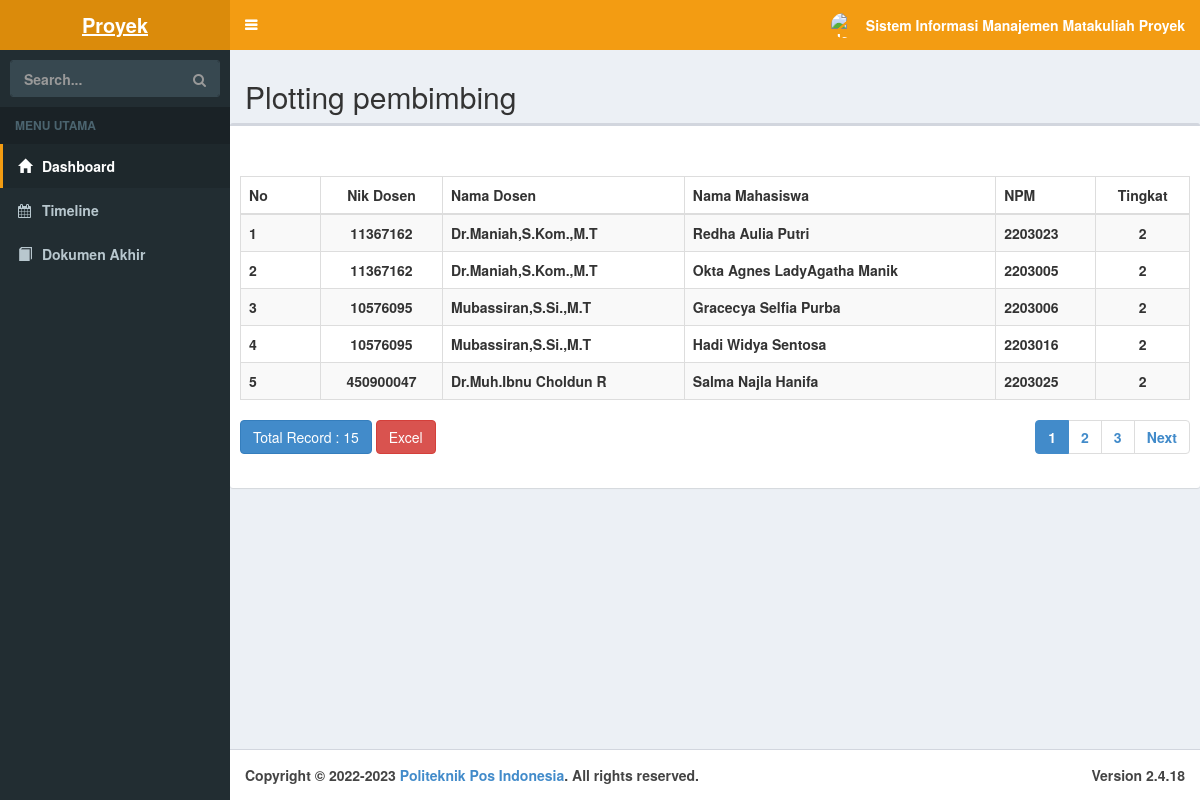
The page /index.php/plotting_pembimbing on the database its author committed.
### tables this page shows
CREATE TABLE `plotting_pembimbing` (
  `id_plotting_pembimbing` int(11) NOT NULL,
  `id_dosen` int(11) NOT NULL,
  `nama_dosen` varchar(50) NOT NULL,
  `nama_mahasiswa` varchar(50) NOT NULL,
  `id_mahasiswa` int(11) NOT NULL,
  `tingkat` enum('1','2','3','') NOT NULL DEFAULT '2'
);

CREATE TABLE `dosen` (
  `id_dosen` int(11) NOT NULL,
  `nik_dosen` int(11) NOT NULL,
  `nama_dosen` varchar(50) NOT NULL
);

CREATE TABLE `mahasiswa` (
  `id_mahasiswa` int(11) NOT NULL,
  `npm` int(11) NOT NULL,
  `nama_mahasiswa` varchar(50) NOT NULL,
  `tingkat` enum('1','2','3','') NOT NULL DEFAULT '2',
  `Jenis_Kelamin` enum('P','L') NOT NULL DEFAULT 'P'
);

### application/controllers/Plotting_pembimbing.php (called while the page is built, shortened)
<?php
class Plotting_pembimbing extends CI_Controller
{
    function __construct()
    {
        $this->load->model(array('MPlotting_pembimbing', 'MMahasiswa', 'MDosen'));
        $this->load->library('form_validation');
    }
    public function index()
    {
        $q = urldecode($this->input->get('q', TRUE));
        $start = intval($this->input->get('start'));
        if ($q <> '') {
            $config['base_url'] = base_url() . 'plotting_pembimbing/index?q=' . urlencode($q);
            $config['first_url'] = base_url() . 'plotting_pembimbing/index?q=' . urlencode($q);
        } else {
            $config['base_url'] = base_url() . 'plotting_pembimbing/index?q';
            $config['first_url'] = base_url() . 'plotting_pembimbing/index?q';
        }
        $config['per_page'] = 5;
        $config['page_query_string'] = TRUE;
        $config['total_rows'] = $this->MPlotting_pembimbing->total_rows($q);
        $plotting_pembimbing = $this->MPlotting_pembimbing->get_limit_data($config['per_page'], $start, $q);
        $this->load->library('pagination');
        $this->pagination->initialize($config);
        $data = array(
            'plotting_pembimbing_data' => $plotting_pembimbing,
            'q' => $q,
            'pagination' => $this->pagination->create_links(),
            'total_rows' => $config['total_rows'],
            'start' => $start,
        );
        $data['page'] = 'plotting_pembimbing/plotting_pembimbing_list';
        $this->load->view('template', $data);
    }
}

### index.php (called while the page is built, shortened)
<?php
require_once BASEPATH.'core/CodeIgniter.php';

### application/config/config.php (called while the page is built, shortened)
<?php
$config['base_url'] = '';
$config['index_page'] = 'index.php';
$config['uri_protocol']	= 'REQUEST_URI';
$config['url_suffix'] = '';
$config['language']	= 'english';
$config['charset'] = 'UTF-8';
$config['enable_hooks'] = FALSE;
$config['subclass_prefix'] = 'MY_';
$config['composer_autoload'] = FALSE;
$config['permitted_uri_chars'] = 'a-z 0-9~%.:_\-';
$config['enable_query_strings'] = FALSE;
$config['controller_trigger'] = 'c';
$config['function_trigger'] = 'm';
$config['directory_trigger'] = 'd';
$config['allow_get_array'] = TRUE;
$config['log_threshold'] = 0;
$config['log_path'] = '';
$config['log_file_extension'] = '';
$config['log_file_permissions'] = 0644;
$config['log_date_format'] = 'Y-m-d H:i:s';
$config['error_views_path'] = '';
$config['cache_path'] = '';
$config['cache_query_string'] = FALSE;
$config['encryption_key'] = '';
$config['sess_driver'] = 'files';
$config['sess_cookie_name'] = 'ci_session';
$config['sess_expiration'] = 7200;
$config['sess_save_path'] = NULL;
$config['sess_match_ip'] = FALSE;
$config['sess_time_to_update'] = 300;
$config['sess_regenerate_destroy'] = FALSE;
$config['cookie_prefix']	= '';
$config['cookie_domain']	= '';
$config['cookie_path']		= '/';
$config['cookie_secure']	= FALSE;
$config['cookie_httponly'] 	= FALSE;
$config['standardize_newlines'] = FALSE;
$config['global_xss_filtering'] = FALSE;
$config['csrf_protection'] = FALSE;
$config['csrf_token_name'] = 'csrf_test_name';
$config['csrf_cookie_name'] = 'csrf_cookie_name';
$config['csrf_expire'] = 7200;
$config['csrf_regenerate'] = TRUE;
$config['csrf_exclude_uris'] = array();
$config['compress_output'] = FALSE;
$config['time_reference'] = 'local';
$config['rewrite_short_tags'] = FALSE;
$config['proxy_ips'] = '';

### application/models/MPlotting_pembimbing.php (called while the page is built, shortened)
<?php
class MPlotting_pembimbing extends CI_Model
{
    public $table = 'plotting_pembimbing';
    public $order = 'ASC';
    function total_rows($q = NULL) {
    $this->db->like('id_plotting_pembimbing', $q);
	$this->db->or_like('id_dosen', $q);
	$this->db->or_like('nama_dosen', $q);
	$this->db->or_like('nama_mahasiswa', $q);
	$this->db->or_like('id_mahasiswa', $q);
	$this->db->or_like('tingkat', $q);
	$this->db->from($this->table);
        return $this->db->count_all_results();
    }
    function get_limit_data($limit, $start = 0, $q = NULL) {
    $this->db->select('pp.*,d.nik_dosen,m.nama_mahasiswa,m.npm');
    $this->db->from('plotting_pembimbing pp');
    $this->db->join('dosen d', 'd.id_dosen = pp.id_dosen');
    $this->db->join('mahasiswa m', 'm.id_mahasiswa = pp.id_mahasiswa');
    $this->db->order_by('pp.id_plotting_pembimbing', $this->order);
    $this->db->like('pp.id_plotting_pembimbing', $q);
	$this->db->or_like('pp.id_dosen', $q);
	$this->db->or_like('pp.nama_dosen', $q);
	$this->db->or_like('pp.nama_mahasiswa', $q);
	$this->db->or_like('pp.id_mahasiswa', $q);
	$this->db->or_like('pp.tingkat', $q);
	$this->db->limit($limit, $start);
        return $this->db->get()->result();
    }
}

### application/views/plotting_pembimbing/plotting_pembimbing_list.php (the view, shortened to what this page needs)
<!doctype html>
<html>
    <head>
        <link rel="stylesheet" href="<?php echo base_url('assets/bootstrap/css/bootstrap.min.css') ?>"/>
    </head>
    <body>
        <h2 style="margin-top:0px">Plotting pembimbing</h2>
        <div class="row" style="margin-bottom: 10px">
    <div class="box">
<div class="box-header">
</div>
<div class="box-body">
<table id="example1" class="table table-bordered table-striped">
<thead>
<tr>
                <th>No</th>
        		<th><center>Nik Dosen</center></th>
        		<th>Nama Dosen</th>
        		<th>Nama Mahasiswa</th>
        		<th>NPM</th>
        		<th><center>Tingkat</center></th>
            </tr></thead>
            <?php
            foreach ($plotting_pembimbing_data as $plotting_pembimbing)
            {
                ?>
                <tr>
			<td width="80px"><?php echo ++$start ?></td>
            <td><center><?php echo $plotting_pembimbing->nik_dosen ?></center></td>
            <td><?php echo $plotting_pembimbing->nama_dosen ?></td>
            <td><?php echo $plotting_pembimbing->nama_mahasiswa ?></td>
            <td><?php echo $plotting_pembimbing->npm ?></td>
			<td><center><?php echo $plotting_pembimbing->tingkat ?></center></td>
		</tr>
                <?php
            }
            ?>
        </table>
        <br>
        <div class="row">
            <div class="col-md-6">
                <a href="#" class="btn btn-primary">Total Record : <?php echo $total_rows ?></a>
		<?php echo anchor(site_url('plotting_pembimbing/excel'), 'Excel', 'class="btn btn-danger"'); ?>
	    </div>
            <div class="col-md-6 text-right">
                <?php echo $pagination ?>
            </div>
        </div>
    </body>
</html>

### application/views/plotting_pembimbing/plotting_pembimbing_list.php (style rules this page uses)
body { padding: px; }

### rows shown on the page
plotting_pembimbing: id_dosen.nik_dosen "11367162", nama_dosen "Dr.Maniah,S.Kom.,M.T", id_mahasiswa.nama_mahasiswa "Redha Aulia Putri", id_mahasiswa.npm "2203023", tingkat "2"
plotting_pembimbing: id_dosen.nik_dosen "11367162", nama_dosen "Dr.Maniah,S.Kom.,M.T", id_mahasiswa.nama_mahasiswa "Okta Agnes LadyAgatha Manik", id_mahasiswa.npm "2203005", tingkat "2"
plotting_pembimbing: id_dosen.nik_dosen "10576095", nama_dosen "Mubassiran,S.Si.,M.T", id_mahasiswa.nama_mahasiswa "Gracecya Selfia Purba", id_mahasiswa.npm "2203006", tingkat "2"
plotting_pembimbing: id_dosen.nik_dosen "10576095", nama_dosen "Mubassiran,S.Si.,M.T", id_mahasiswa.nama_mahasiswa "Hadi Widya Sentosa", id_mahasiswa.npm "2203016", tingkat "2"
plotting_pembimbing: id_dosen.nik_dosen "450900047", nama_dosen "Dr.Muh.Ibnu Choldun R", id_mahasiswa.nama_mahasiswa "Salma Najla Hanifa", id_mahasiswa.npm "2203025", tingkat "2"

### other values the page prints
$total_rows "15"
$pagination "1 2 3 Next"
